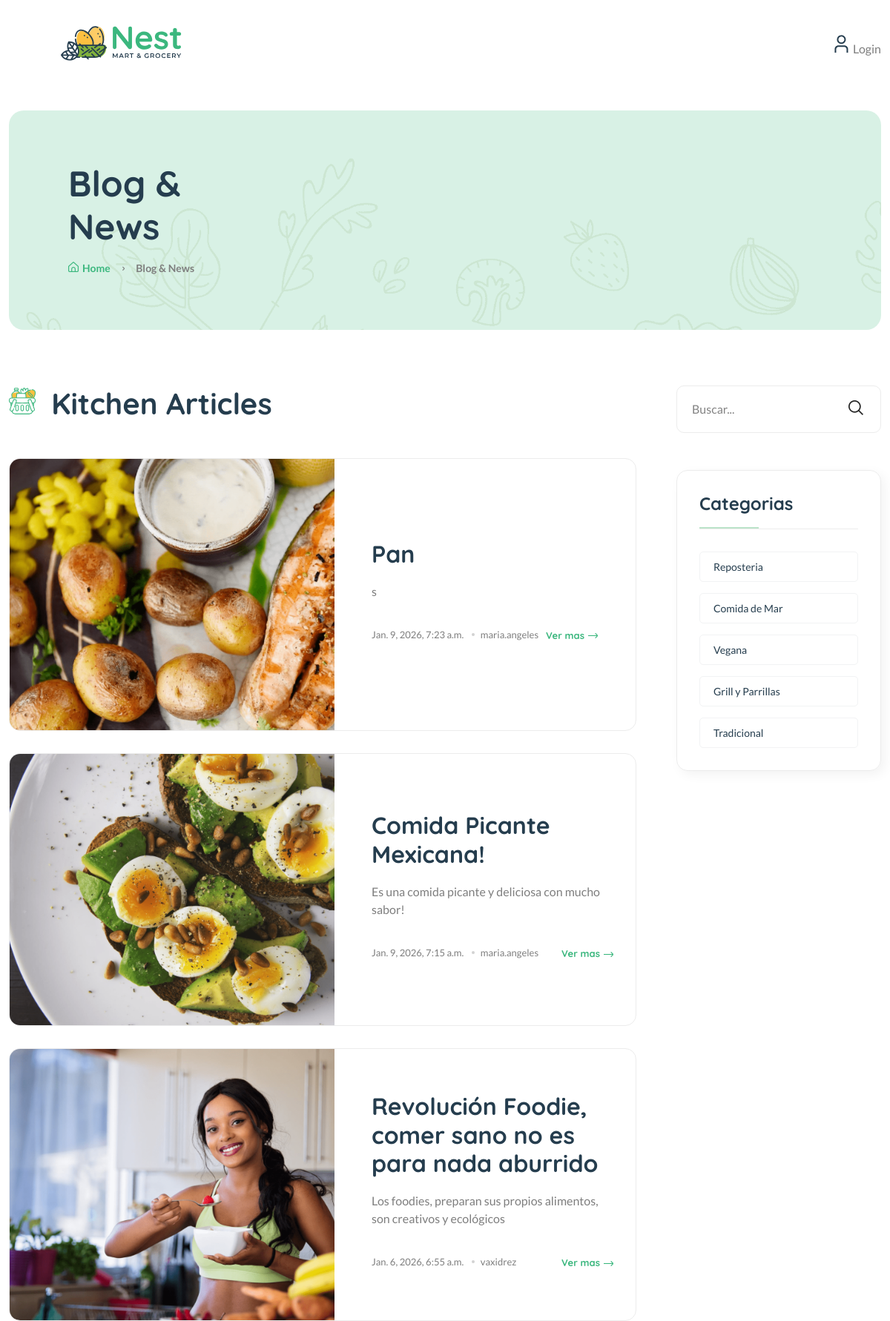
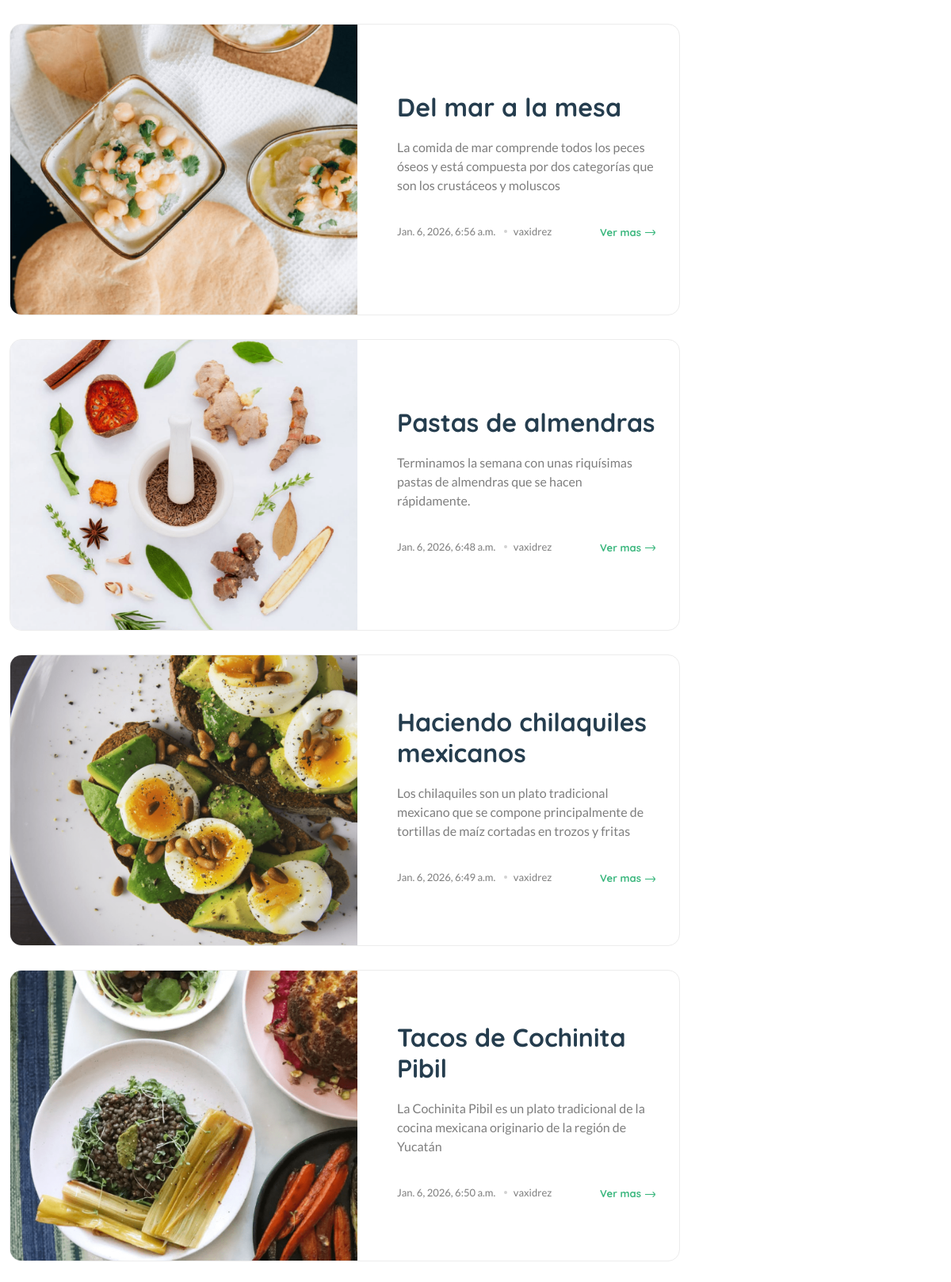
The page / (upper part) on the database its author committed (2 pictures, top to bottom).
### blogs/models.py (models this page shows, shortened)
class Blog(models.Model):
    title = models.CharField(max_length=100)
    slug = models.SlugField(max_length=150, unique=True, blank=True)
    category = models.ForeignKey(Category, on_delete=models.CASCADE)
    author = models.ForeignKey(User, on_delete=models.CASCADE)
    featured_image = models.ImageField(upload_to='uploads/%Y/%m/%d')
    short_description = models.TextField(max_length=500)
    blog_body=models.TextField(max_length=2000)
    status = models.TextField(max_length=20, choices=STATUS_CHOICES, default='Draft')
    is_featured = models.BooleanField(default=False)
    created_at = models.DateTimeField(auto_now_add=True)
    updated_at = models.DateTimeField(auto_now=True)

class Category(models.Model):
    category_name = models.CharField(max_length=50, unique=True)
    created_at = models.DateTimeField(auto_now_add=True)
    updated_at = models.DateTimeField(auto_now=True)
    class Meta:
        verbose_name_plural = "categories"

### blog_enterprise/views.py (the view)
# urls.py: 2. Add a URL to urlpatterns:  path('', views.home, name='home')
def home(request):
    posts = Blog.objects.filter(is_featured=True).order_by('-updated_at')
    context = {
        'featured_posts': posts,
    }
    return render(request, 'home.html', context)

### blogs/context_processors.py (called while the page is built)
def get_categories(request):
    categories = Category.objects.all()
    return dict(categories=categories)

### templates/home.html (shortened to what this page needs)
{% extends 'base.html' %}
{%  load static  %}
{% block content %}
<main class="main">
  <div class="page-header mt-30 mb-75">
    <div class="container">
      <div class="archive-header">
        <div class="row align-items-center">
          <div class="col-xl-3">
            <h1 class="mb-15">Blog & News</h1>
            <div class="breadcrumb">
              <a href="{% url 'home' %}" rel="nofollow"
                ><i class="fi-rs-home mr-5"></i>Home</a
              >
              <span></span> Blog & News
            </div>
          </div>
        </div>
      </div>
    </div>
  </div>
  <div class="page-content mb-50">
    <div class="container">
      <div class="row">
        <div class="col-lg-9">
          <div class="shop-product-fillter mb-50 pr-30">
            <div class="totall-product">
              <h2>
                <img
                  class="w-36px mr-10"
                  src="{% static 'assets/imgs/theme/icons/category-1.svg' %}"
                  alt=""
                />
                Kitchen Articles
              </h2>
            </div>
          </div>
          <div class="loop-grid loop-list pr-30 mb-50">
            {% for post in featured_posts %}
            <article class="wow fadeIn animated hover-up mb-30 animated">
              <div
                class="post-thumb"
                style="background-image: url({{ post.featured_image.url }})"
              ></div>
              <div class="entry-content-2 pl-50">
                <h3 class="post-title mb-20">
                  <a href="{% url 'blogs' post.slug %}">{{ post.title }}</a>
                </h3>
                <p class="post-exerpt mb-40">{{ post.short_description }}</p>
                <div class="entry-meta meta-1 font-xs color-grey mt-10 pb-10">
                  <div>
                    <span class="post-on"> {{ post.created_at }}</span>
                    <span class="hit-count has-dot">{{ post.author }}</span>
                  </div>
                  <a
                    href="{% url 'blogs' post.slug %}"
                    class="text-brand font-heading font-weight-bold"
                    >Ver mas <i class="fi-rs-arrow-right"></i
                  ></a>
                </div>
              </div>
            </article>
            {% endfor %}
          </div>
        </div>
        <div class="col-lg-3 primary-sidebar sticky-sidebar">
          <div class="widget-area">
              {% include 'includes/blog_search.html' %}
              {% include 'includes/category_list.html' %}
          </div>
        </div>
      </div>
    </div>
  </div>
</main>
{% endblock %}

### templates/includes/category_list.html
                            <div class="sidebar-widget widget-category-2 mb-50">
                                <h5 class="section-title style-1 mb-30">Categorias</h5>
                                <ul>
                                    {% for cat in categories %}
                                    <li>
                                        <a href="{% url 'posts_by_category' cat.id %}"> {{ cat.category_name }}</a>
                                    </li>
                                    {% endfor %}
                                </ul>
                            </div>

### rows shown on the page
Blog: featured_image (picture), title "Pan", short_description "s", created_at "Jan. 9, 2026, 7:23 a.m.", author "maria.angeles"
Blog: featured_image (picture), title "Comida Picante Mexicana!", short_description "Es una comida picante y deliciosa con mucho sabor!", created_at "Jan. 9, 2026, 7:15 a.m.", author "maria.angeles"
Blog: featured_image (picture), title "Revolución Foodie, comer sano no es para nada aburrido", short_description "Los foodies, preparan sus propios alimentos, son creativos y ecológicos", created_at "Jan. 6, 2026, 6:55 a.m.", author "vaxidrez"
Blog: featured_image (picture), title "Del mar a la mesa", short_description "La comida de mar comprende todos los peces óseos y está compuesta por dos categorías que son los crustáceos y moluscos", created_at "Jan. 6, 2026, 6:56 a.m.", author "vaxidrez"
Blog: featured_image (picture), title "Pastas de almendras", short_description "Terminamos la semana con unas riquísimas pastas de almendras que se hacen rápidamente.", created_at "Jan. 6, 2026, 6:48 a.m.", author "vaxidrez"
Blog: featured_image (picture), title "Haciendo chilaquiles mexicanos", short_description "Los chilaquiles son un plato tradicional mexicano que se compone principalmente de tortillas de maíz cortadas en trozos y fritas", created_at "Jan. 6, 2026, 6:49 a.m.", author "vaxidrez"
Blog: featured_image (picture), title "Tacos de Cochinita Pibil", short_description "La Cochinita Pibil es un plato tradicional de la cocina mexicana originario de la región de Yucatán", created_at "Jan. 6, 2026, 6:50 a.m.", author "vaxidrez"
Category: category_name "Reposteria"
Category: category_name "Comida de Mar"
Category: category_name "Vegana"
Category: category_name "Grill y Parrillas"
Category: category_name "Tradicional"
